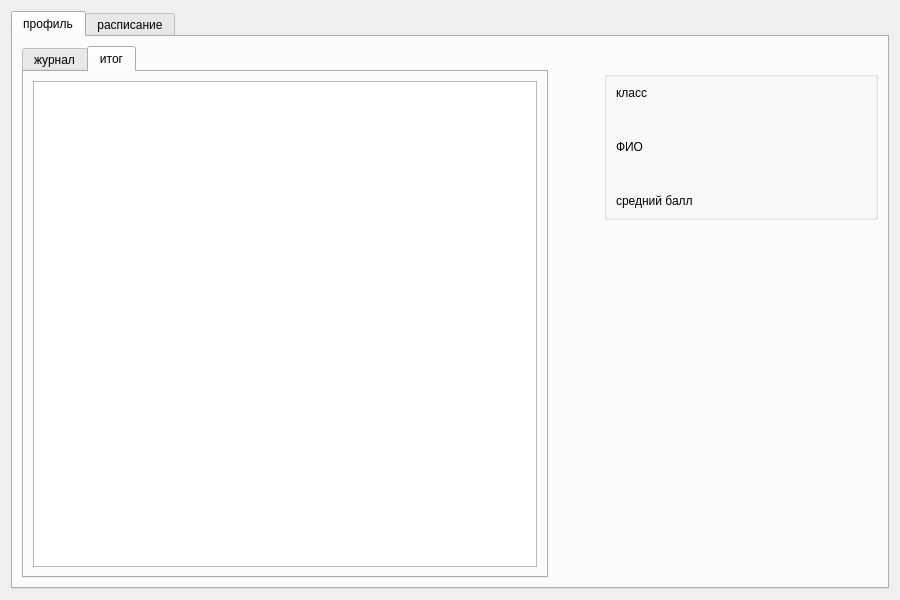
<?xml version="1.0" encoding="UTF-8"?>
<ui version="4.0">
 <class>StudentWindow</class>
 <widget class="QWidget" name="StudentWindow">
  <property name="geometry">
   <rect>
    <x>0</x>
    <y>0</y>
    <width>900</width>
    <height>600</height>
   </rect>
  </property>
  <property name="minimumSize">
   <size>
    <width>900</width>
    <height>600</height>
   </size>
  </property>
  <property name="windowTitle">
   <string>Профиль ученика</string>
  </property>
  <property name="styleSheet">
   <string notr="true">QWidget {
    background-color: #f0f0f0;
}

QPushButton {
    background-color: #4682b4;
    border: 1px solid #191970;
    color: white;
    border-radius: 10px;
    padding: 5px;
    font: bold;
    font-size: 14px;
}

QPushButton:hover {
    background-color: #191970;
}

QLabel {
    color: #000000;
    font: bold;
    font-size: 14px;
}

QLineEdit {
    background-color: #ffffff;
    border: 1px solid #4682b4;
    border-radius: 5px;
    padding: 2px;
}

QComboBox {
    background-color: #ffffff;
    border: 1px solid #4682b4;
    border-radius: 5px;
    padding: 2px;
    color: #000000;
}

QComboBox QAbstractItemView {
    background-color: #ffffff;
    border: 1px solid #4682b4;
    selection-background-color: #4682b4;
    selection-color: white;
}

QComboBox::drop-down {
    border-left: 1px solid #4682b4;
    width: 20px;
}

QComboBox::down-arrow {
    image: url(:resources\\images\\triangle.png); 
    width: 12px; 
    height: 12px; 
    margin-top: 4px; 
}

QTabBar::tab {
    background: #1f5e8d; 
    border: 1px solid #191970;
    color: white;
    padding: 5px;
    border-radius: 5px;
}

QTabBar::tab:selected {
    background: #191970;
}

QTableView {
    gridline-color: #4682b4;
    selection-background-color: #f0f0f0;
    selection-color: black;
    background-color: #ffffff; 
}

QListView {
    font-size: 14px; 
}

QHeaderView {
    background-color: #ffffff;
}

QHeaderView::section {
    background-color: #4682b4;
    color: white;
    padding: 4px;
    border: 1px solid #191970;
}

QLineEdit { 
	font-size: 14px; 
}

QComboBox { 
	font-size: 14px; 
	padding: 5px; 
} 

QComboBox QAbstractItemView { 
	font-size: 14px;  
}
</string>
  </property>
  <layout class="QHBoxLayout" name="horizontalLayout">
   <item>
    <widget class="QTabWidget" name="MainTabWidget">
     <property name="sizePolicy">
      <sizepolicy hsizetype="Expanding" vsizetype="Expanding">
       <horstretch>0</horstretch>
       <verstretch>0</verstretch>
      </sizepolicy>
     </property>
     <property name="minimumSize">
      <size>
       <width>0</width>
       <height>0</height>
      </size>
     </property>
     <property name="currentIndex">
      <number>0</number>
     </property>
     <widget class="QWidget" name="profileTab">
      <attribute name="title">
       <string>профиль</string>
      </attribute>
      <layout class="QHBoxLayout" name="horizontalLayout_3">
       <item>
        <widget class="QTabWidget" name="journalTabWidget">
         <property name="currentIndex">
          <number>1</number>
         </property>
         <widget class="QWidget" name="journalTab">
          <attribute name="title">
           <string>журнал</string>
          </attribute>
          <layout class="QHBoxLayout" name="horizontalLayout_5">
           <item>
            <widget class="QTableView" name="journalTableView"/>
           </item>
          </layout>
         </widget>
         <widget class="QWidget" name="resTab">
          <attribute name="title">
           <string>итог</string>
          </attribute>
          <layout class="QHBoxLayout" name="horizontalLayout_6">
           <item>
            <widget class="QTableView" name="resTableView"/>
           </item>
          </layout>
         </widget>
        </widget>
       </item>
       <item>
        <spacer name="horizontalSpacer">
         <property name="orientation">
          <enum>Qt::Orientation::Horizontal</enum>
         </property>
         <property name="sizeType">
          <enum>QSizePolicy::Policy::Minimum</enum>
         </property>
         <property name="sizeHint" stdset="0">
          <size>
           <width>50</width>
           <height>20</height>
          </size>
         </property>
        </spacer>
       </item>
       <item>
        <layout class="QVBoxLayout" name="verticalLayout_4">
         <item>
          <spacer name="verticalSpacer">
           <property name="orientation">
            <enum>Qt::Orientation::Vertical</enum>
           </property>
           <property name="sizeType">
            <enum>QSizePolicy::Policy::Fixed</enum>
           </property>
           <property name="sizeHint" stdset="0">
            <size>
             <width>20</width>
             <height>25</height>
            </size>
           </property>
          </spacer>
         </item>
         <item>
          <widget class="QGroupBox" name="groupBox">
           <property name="title">
            <string/>
           </property>
           <layout class="QVBoxLayout" name="verticalLayout_3">
            <item>
             <layout class="QVBoxLayout" name="verticalLayout">
              <property name="spacing">
               <number>40</number>
              </property>
              <item>
               <widget class="QLabel" name="groupLabel">
                <property name="minimumSize">
                 <size>
                  <width>250</width>
                  <height>0</height>
                 </size>
                </property>
                <property name="text">
                 <string>класс </string>
                </property>
               </widget>
              </item>
              <item>
               <widget class="QLabel" name="nameLabel">
                <property name="minimumSize">
                 <size>
                  <width>250</width>
                  <height>0</height>
                 </size>
                </property>
                <property name="text">
                 <string>ФИО</string>
                </property>
               </widget>
              </item>
              <item>
               <widget class="QLabel" name="avgGradeLabel">
                <property name="minimumSize">
                 <size>
                  <width>250</width>
                  <height>0</height>
                 </size>
                </property>
                <property name="text">
                 <string>средний балл</string>
                </property>
               </widget>
              </item>
             </layout>
            </item>
           </layout>
          </widget>
         </item>
         <item>
          <spacer name="verticalSpacer_2">
           <property name="orientation">
            <enum>Qt::Orientation::Vertical</enum>
           </property>
           <property name="sizeHint" stdset="0">
            <size>
             <width>20</width>
             <height>40</height>
            </size>
           </property>
          </spacer>
         </item>
        </layout>
       </item>
      </layout>
     </widget>
     <widget class="QWidget" name="scheduleTab">
      <attribute name="title">
       <string>расписание</string>
      </attribute>
      <layout class="QHBoxLayout" name="horizontalLayout_2">
       <item>
        <widget class="QTableView" name="scheduleTableView"/>
       </item>
      </layout>
     </widget>
    </widget>
   </item>
  </layout>
 </widget>
 <resources/>
 <connections/>
</ui>
